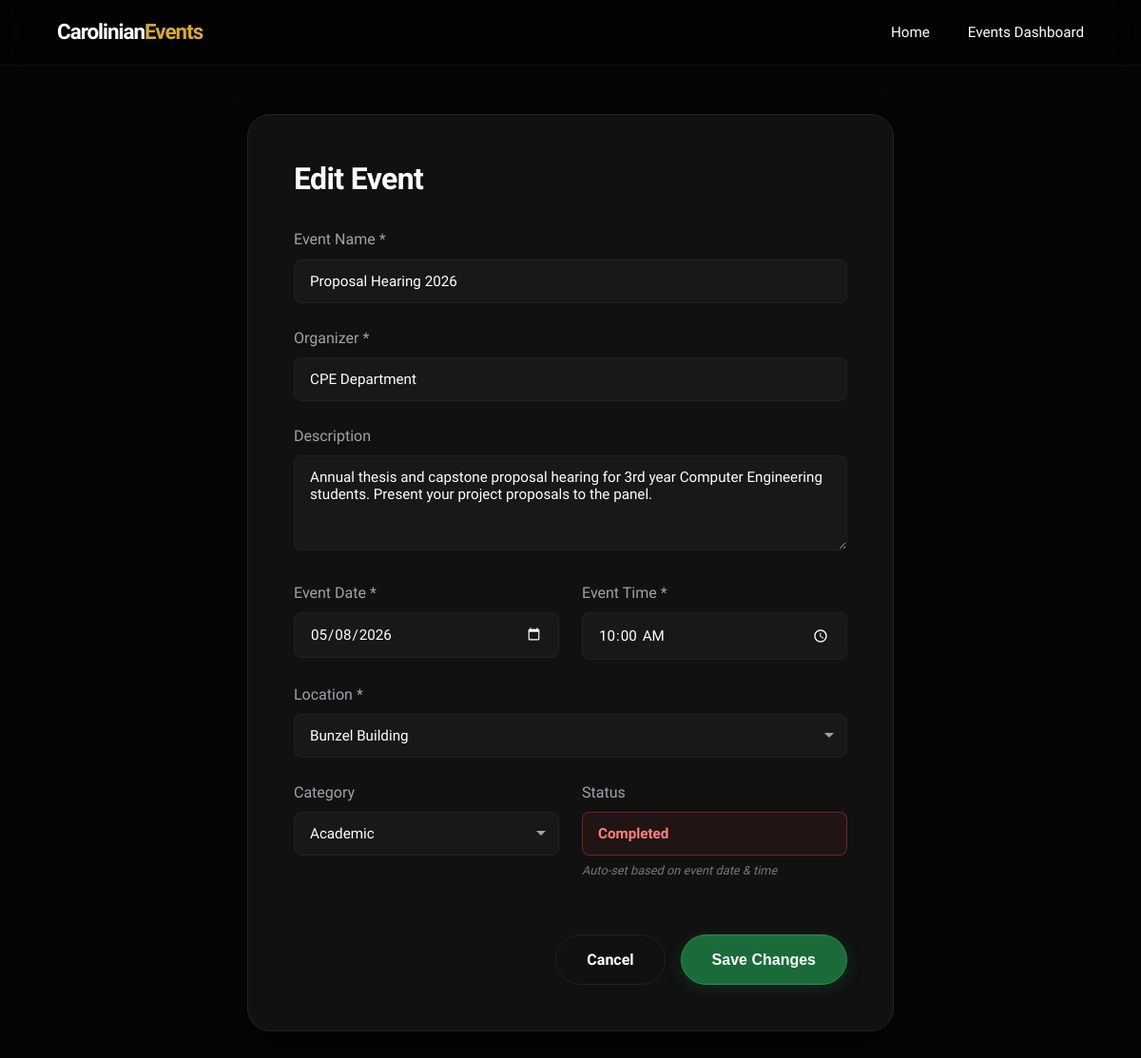
The app's page /update.php?id=2 with its own data.
### tables this page shows
CREATE TABLE IF NOT EXISTS events (
    id          INT(11)         NOT NULL AUTO_INCREMENT,
    event_name  VARCHAR(255)    NOT NULL,
    organizer   VARCHAR(255)    NOT NULL,
    description TEXT            NOT NULL,
    event_date  DATE            NOT NULL,
    event_time  TIME            NOT NULL,
    location    VARCHAR(255)    NOT NULL,
    category    VARCHAR(255)    NOT NULL DEFAULT 'Academic',
    status      ENUM('Upcoming', 'Ongoing', 'Completed')
                                NOT NULL DEFAULT 'Upcoming',
    created_at  TIMESTAMP       DEFAULT CURRENT_TIMESTAMP,

    PRIMARY KEY (id)
);

### update.php (the view, shortened to what this page needs)
<?php
$id = intval($_GET['id']);
$result = $conn->query("SELECT * FROM events WHERE id=$id");
if ($result && $result->num_rows > 0) {
    $event = $result->fetch_assoc();
} else {
    header("Location: view.php");
    exit;
}
?>
<!DOCTYPE html>
<html lang="en">
<head>
    <link rel="stylesheet" href="style.css">
</head>
<body>
    <nav class="navbar scrolled" id="navbar">
        <div class="nav-container">
            <a href="index.php" class="brand">Carolinian<span>Events</span></a>
            <div class="nav-links">
                <a href="index.php">Home</a>
                <a href="view.php">Events Dashboard</a>
            </div>
        </div>
    </nav>
    <div class="form-container">
        <div class="form-card reveal active">
            <h1>Edit Event</h1>
            <form action="update.php?id=<?= $id ?>" method="POST">
                <div class="form-group">
                    <label for="event_name">Event Name *</label>
                    <input type="text" id="event_name" name="event_name" class="form-control" value="<?= htmlspecialchars($event['event_name']) ?>" required>
                </div>
                <div class="form-group">
                    <label for="organizer">Organizer *</label>
                    <input type="text" id="organizer" name="organizer" class="form-control" value="<?= htmlspecialchars($event['organizer']) ?>" required>
                </div>
                <div class="form-group">
                    <label for="description">Description</label>
                    <textarea id="description" name="description" class="form-control" rows="4"><?= htmlspecialchars($event['description']) ?></textarea>
                </div>
                <div class="form-row">
                    <div class="form-group">
                        <label for="event_date">Event Date *</label>
                        <input type="date" id="event_date" name="event_date" class="form-control" value="<?= $event['event_date'] ?>" required>
                    </div>
                    <div class="form-group">
                        <label for="event_time">Event Time *</label>
                        <input type="time" id="event_time" name="event_time" class="form-control" value="<?= $event['event_time'] ?>" required>
                    </div>
                </div>
                <div class="form-group">
                    <label for="location_select">Location *</label>
                    <?php
                    $presetLocations = ['Bunzel Building', 'Rigney Hall', 'LRC Building', 'SMED Building', 'PE Building', 'SAFAD Theatre', 'MR Hall', 'Basketball Court', 'Soccer Field'];
                    $currentLocation = $event['location'];
                    ?>
                    <select id="location_select" name="location_select" class="form-control" required>
                        <?php foreach ($presetLocations as $loc): ?>
                            <option value="<?= $loc ?>" <?= ($currentLocation === $loc) ? 'selected' : '' ?>><?= $loc ?></option>
                        <?php endforeach; ?>
                    </select>
                </div>
                <div class="form-row">
                    <div class="form-group">
                        <label for="category_select">Category</label>
                        <?php
                        $presetCategories = ['Academic', 'Cultural', 'Sports', 'Social'];
                        $currentCategory = $event['category'];
                        ?>
                        <select id="category_select" name="category_select" class="form-control">
                            <?php foreach ($presetCategories as $cat): ?>
                                <option value="<?= $cat ?>" <?= ($currentCategory === $cat) ? 'selected' : '' ?>><?= $cat ?></option>
                            <?php endforeach; ?>
                        </select>
                    </div>
                    <div class="form-group">
                        <label for="status_display">Status</label>
                        <input type="text" id="status_display" class="form-control" value="<?= htmlspecialchars($event['status']) ?>" readonly>
                        <small class="status-hint">Auto-set based on event date & time</small>
                    </div>
                </div>
                <div class="form-actions">
                    <a href="view.php" class="btn btn-secondary">Cancel</a>
                    <button type="submit" class="btn btn-primary">Save Changes</button>
                </div>
            </form>
        </div>
    </div>
</body>
</html>

### style.css (style rules this page uses)
:root { --primary: #1B6B3A; --primary-light: #2A8C4F; --accent: #D4A843; --accent-hover: #E6BB55; --bg-dark: #050505; --bg-surface: #0a0a0a; --bg-card: #111111; --border: #222222; --text-main: #FFFFFF; --text-muted: #A1A1AA; }
* { margin: 0; padding: 0; box-sizing: border-box; }
html { scroll-behavior: smooth; }
body { font-family: 'Plus Jakarta Sans', sans-serif; background-color: var(--bg-dark); color: var(--text-main); line-height: 1.6; overflow-x: hidden; }
h1, h2, h3 { line-height: 1.2; font-weight: 700; letter-spacing: -0.02em; }
a { text-decoration: none; color: inherit; }
.btn { display: inline-flex; align-items: center; justify-content: center; padding: 0.8rem 2rem; border-radius: 50px; font-weight: 600; transition: all 0.3s cubic-bezier(0.16, 1, 0.3, 1); cursor: pointer; font-size: 1rem; }
.btn-primary { background: var(--primary); color: white; border: 1px solid var(--primary-light); box-shadow: 0 4px 15px rgba(27, 107, 58, 0.3); }
.btn-secondary { background: transparent; color: white; border: 1px solid var(--border); }
.navbar { position: fixed; top: 0; width: 100%; padding: 1.5rem 5%; display: flex; justify-content: center; z-index: 1000; transition: all 0.4s ease; }
.navbar.scrolled { padding: 1rem 5%; background: rgba(0, 0, 0, 0.4); backdrop-filter: blur(20px); -webkit-backdrop-filter: blur(20px); border-bottom: 1px solid rgba(255, 255, 255, 0.05); }
.nav-container { width: 100%; max-width: 1200px; display: flex; justify-content: space-between; align-items: center; }
.brand { font-size: 1.4rem; font-weight: 800; letter-spacing: -1px; }
.brand span { color: var(--accent); }
.nav-links { display: none; }
.sort-select, select.form-control { appearance: none; -webkit-appearance: none; -moz-appearance: none; background-repeat: no-repeat; background-position: right 0.75rem center; padding-right: 2.5rem; cursor: pointer; }
.sort-select option, .form-control option { background: #1a1a1a; color: white; padding: 0.5rem; }
.form-container { padding: 120px 5% 5rem; max-width: 800px; margin: 0 auto; }
.form-card { background: var(--bg-card); padding: 3rem; border-radius: 24px; border: 1px solid var(--border); box-shadow: 0 20px 40px rgba(0,0,0,0.4); }
.form-card h1 { margin-bottom: 2rem; font-size: 2rem; }
.form-group { margin-bottom: 1.5rem; }
.form-group label { display: block; margin-bottom: 0.5rem; color: var(--text-muted); font-weight: 500; }
.form-control { width: 100%; padding: 0.8rem 1rem; background: rgba(255, 255, 255, 0.03); border: 1px solid var(--border); border-radius: 8px; color: white; font-family: inherit; font-size: 0.95rem; transition: border-color 0.3s, background 0.3s; }
input[type="date"].form-control, input[type="time"].form-control { color-scheme: dark; }
.form-row { display: grid; grid-template-columns: 1fr 1fr; gap: 1.5rem; }
.form-actions { display: flex; justify-content: flex-end; gap: 1rem; margin-top: 2rem; }
.status-hint { display: block; margin-top: 0.4rem; color: var(--text-muted); font-size: 0.8rem; font-style: italic; opacity: 0.7; }
.status-auto { font-weight: 600; cursor: default; }
.status-auto-completed { color: #FC8181 !important; border-color: rgba(229, 62, 62, 0.4) !important; background: rgba(229, 62, 62, 0.08) !important; }
.reveal { opacity: 0; transform: translateY(40px); transition: opacity 0.8s cubic-bezier(0.16, 1, 0.3, 1), transform 0.8s cubic-bezier(0.16, 1, 0.3, 1); }
.reveal.active { opacity: 1; transform: translateY(0); }
@media (min-width: 768px) { .nav-links { display: flex; gap: 2.5rem; } }
@media (min-width: 768px) { .nav-links a { font-weight: 500; font-size: 0.95rem; transition: color 0.3s; } }

### records on screen
events: event_name "Proposal Hearing 2026", organizer "CPE Department", description "Annual thesis and capstone proposal hearing for 3rd year Computer Engineering students. Present your project proposals to the panel.", event_date "05/08/2026", event_time "10:00:00", location_select "Bunzel Building", category_select "Academic", status "Completed"
